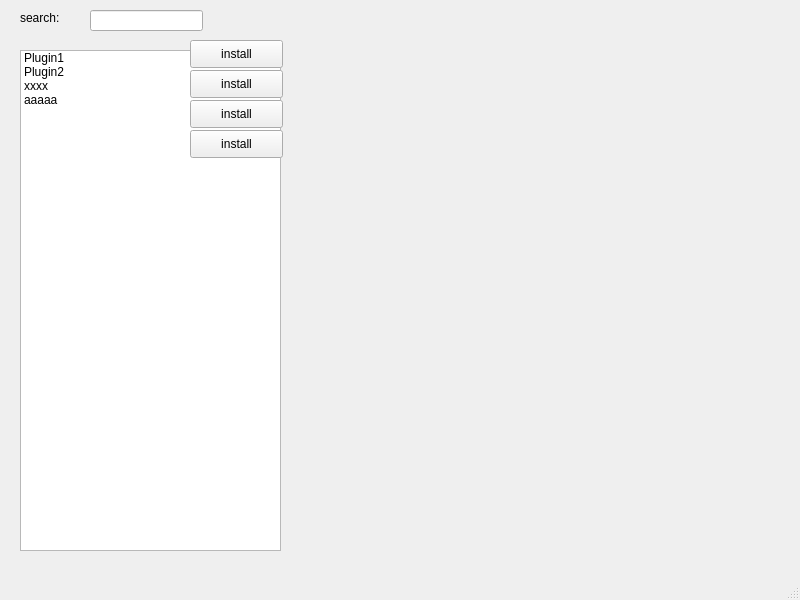
<?xml version="1.0" encoding="UTF-8"?>
<ui version="4.0">
 <class>MainWindow</class>
 <widget class="QMainWindow" name="MainWindow">
  <property name="geometry">
   <rect>
    <x>0</x>
    <y>0</y>
    <width>800</width>
    <height>600</height>
   </rect>
  </property>
  <property name="windowTitle">
   <string>Plugin Markets</string>
  </property>
  <widget class="QWidget" name="centralwidget">
   <widget class="QLabel" name="label">
    <property name="geometry">
     <rect>
      <x>20</x>
      <y>10</y>
      <width>72</width>
      <height>15</height>
     </rect>
    </property>
    <property name="text">
     <string>search: </string>
    </property>
   </widget>
   <widget class="QLineEdit" name="lineEdit">
    <property name="geometry">
     <rect>
      <x>90</x>
      <y>10</y>
      <width>113</width>
      <height>21</height>
     </rect>
    </property>
   </widget>
   <widget class="QListWidget" name="listWidget">
    <property name="geometry">
     <rect>
      <x>20</x>
      <y>50</y>
      <width>261</width>
      <height>501</height>
     </rect>
    </property>
    <item>
     <property name="text">
      <string>Plugin1</string>
     </property>
    </item>
    <item>
     <property name="text">
      <string>Plugin2</string>
     </property>
    </item>
    <item>
     <property name="text">
      <string>xxxx</string>
     </property>
    </item>
    <item>
     <property name="text">
      <string>aaaaa</string>
     </property>
    </item>
   </widget>
   <widget class="QPushButton" name="pushButton">
    <property name="geometry">
     <rect>
      <x>190</x>
      <y>40</y>
      <width>93</width>
      <height>28</height>
     </rect>
    </property>
    <property name="text">
     <string>install</string>
    </property>
   </widget>
   <widget class="QPushButton" name="pushButton_2">
    <property name="geometry">
     <rect>
      <x>190</x>
      <y>70</y>
      <width>93</width>
      <height>28</height>
     </rect>
    </property>
    <property name="text">
     <string>install</string>
    </property>
   </widget>
   <widget class="QPushButton" name="pushButton_3">
    <property name="geometry">
     <rect>
      <x>190</x>
      <y>130</y>
      <width>93</width>
      <height>28</height>
     </rect>
    </property>
    <property name="text">
     <string>install</string>
    </property>
   </widget>
   <widget class="QPushButton" name="pushButton_4">
    <property name="geometry">
     <rect>
      <x>190</x>
      <y>100</y>
      <width>93</width>
      <height>28</height>
     </rect>
    </property>
    <property name="text">
     <string>install</string>
    </property>
   </widget>
  </widget>
  <widget class="QMenuBar" name="menubar">
   <property name="geometry">
    <rect>
     <x>0</x>
     <y>0</y>
     <width>800</width>
     <height>26</height>
    </rect>
   </property>
  </widget>
  <widget class="QStatusBar" name="statusbar"/>
 </widget>
 <resources/>
 <connections/>
</ui>
